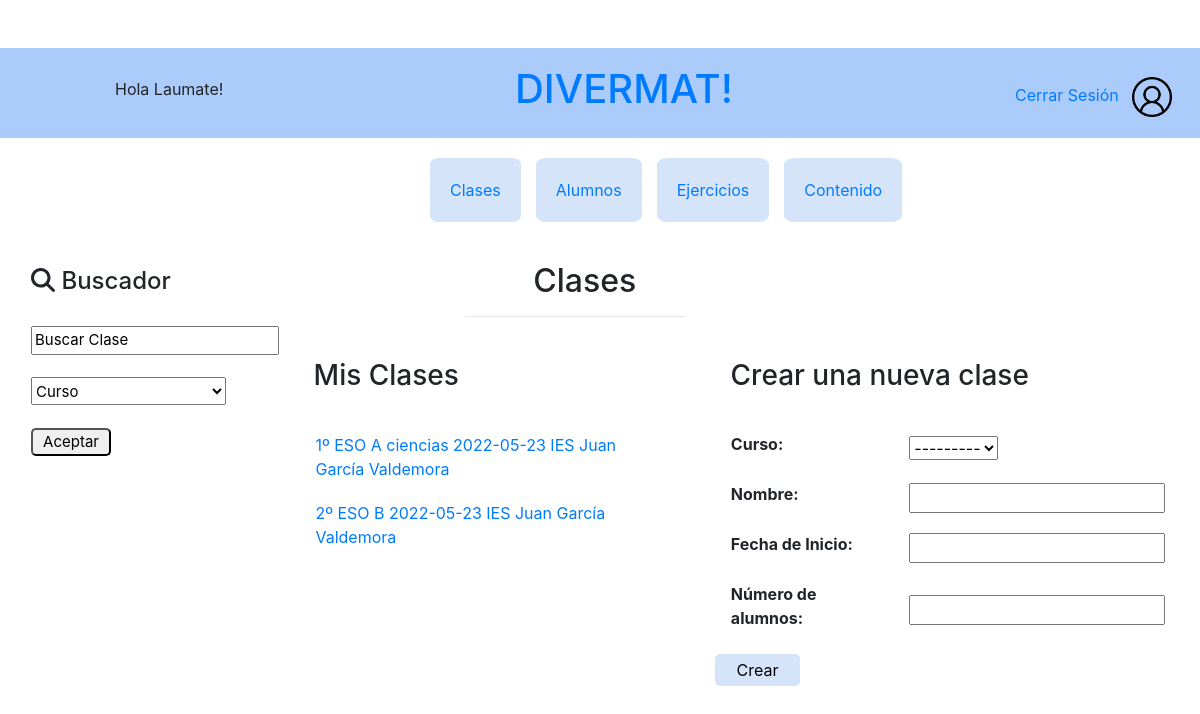
Page /divermat/clases (signed in) on the earlier database version.
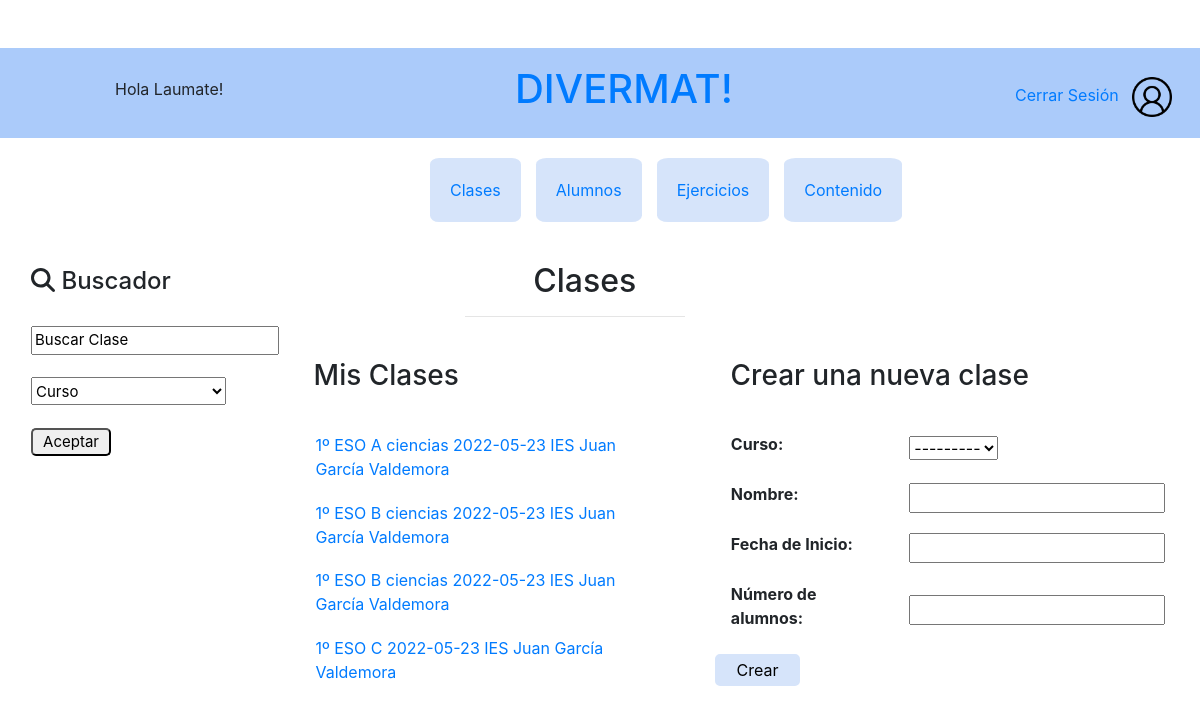
Same page on the later database version.
### divermat/models.py (models this page shows)
class Foto(models.Model):
    perfil = models.BooleanField(max_length=50, default=True)
    foto = models.FileField(upload_to='media/fotos/%y',blank=True,null=False)

class Clase(models.Model):
    curso = models.ForeignKey(Curso, on_delete=models.CASCADE,
                              default=None, null=True) #Hacerlo con choices valores 1 2 3 y 4 e internamente hacer la referencia
    nombre = models.CharField(max_length=15, default=None)
    centro = models.CharField(max_length=150, default=None)
    ano_academico = models.DateField()
    n_alumnos = models.IntegerField(default=None,null=True)
    profesor = models.ForeignKey(Profesor,
                                 on_delete=models.CASCADE,
                                 default=None, null=True)
    ejercicios = models.ManyToManyField(Ejercicio,
                                 default=None)#Lista con un dic que tenga los ids de los ejercicios asignados y lista alum hecho
    class Meta:
        ordering = ('ano_academico','curso', 'nombre', 'centro', )
    def __str__(self):
        return str(self.curso) + "º ESO " + self.nombre + " " + str(self.ano_academico) + " " + self.centro

class Curso(models.Model):
    curso = models.CharField(max_length=1, default=None)
    class Meta:
        ordering = ('curso', )
    def __str__(self):
        return self.curso

### divermat/views.py (the view, shortened to what this page needs)
# urls.py: url(r'clases', views.clases, name='clases'),
@login_required
def clases(request):
    content = {}
    content['fotos'] = Foto.objects.get(perfil=True)
    content['registro'] = False
    profesor = Profesor.objects.get(username=request.user)
    content['profesor'] = True
    content['alumno'] = False
    clasesProf = Clase.objects.filter(profesor=profesor)
    busqueda = request.GET.get('buscar', '')
    filtro = request.GET.get('curso', '')
    content['clases'] = []
    clases = []
    if busqueda and busqueda != "Buscar Clase":
        for c in clasesProf:
            if unidecode(busqueda.lower()) in unidecode(c.nombre.lower()) or unidecode(busqueda.lower()) in unidecode(str(c.centro).lower()):
                clases.append(c)
            elif unidecode(busqueda.lower()) in unidecode(str(c.curso).lower()) or unidecode(busqueda.lower()) in unidecode(str(c.ano_academico).lower()):
                clases.append(c)
    else:
        clases = clasesProf
    if filtro and filtro != "Curso":
        for c in clases:
            if str(c.curso)+"º ESO" == filtro:
                content['clases'].append(c)
    else:
        content['clases'] = clases
    form = NuevaClase(None,None)
    content['form'] = form
    request.method = 'GET'
    return render(request,'divermat/clases.html', context=content,)

### divermat/forms.py
class NuevaClase(forms.ModelForm):
    class Meta:
        model = Clase
        fields = (
            'curso',
            'nombre',
            'ano_academico',
            'n_alumnos',
        )
        labels = {
            'name': ('Nombre'),
            'curso': ('Curso'),
            'ano_academico':('Fecha de Inicio'),
            'n_alumnos':('Número de alumnos'),
        }

### templates/divermat/clases.html (shortened to what this page needs)
{% extends "divermat/base.html" %}
{% block body_block %}
    <div class="row">
        <div class="col-xs-3 col-md-3 col-lg-3 offset-md-3">
            <h2>&nbsp;&nbsp;&nbsp;&nbsp;&nbsp;&nbsp;&nbsp;&nbsp;Clases</h2><hr/>
        </div>
    </div>
    <div class="row">
        <div class="col-xs-5 col-md-5 col-lg-5 offset-md-1">
            <table>
                <thead>
                    <th>
                        <h3>Mis&nbsp;Clases</h3>
                    </th>
                </thead>
            </table>
            <div class="table-wrapper-scroll-y my-custom-scrollbar" style="height: 270px!important;">
                <table>
                    {% for c in clases %}
                    <tr><td><a href="{% url 'clase' c.id %}">{{c}}</a></td></tr>
                    {%endfor%}
                </table>
            </div>
        </div>
        <div class="col-xs-6 col-md-6 col-lg-6">
            <table>
                <thead>
                    <th>
                        <h3>Crear&nbsp;una&nbsp;nueva&nbsp;clase</h3>
                    </th>
                </thead>
            </table>
            <form id="NuevaClase" action="clases" method="POST">
                <table>
                    {{form}}
                </table>
                <input class="boton" type="submit" value="Crear">
            </form>
        </div>
    </div>
{% endblock %}
{% block menu_lateral_block%}
    <div class="lateral">
        <div class ="flex-container">
            <div class="medio">
                <h4><i class="fa-solid fa-magnifying-glass"></i>&nbsp;Buscador</h4><br>
                <form action="clases" method="GET">
                    <div>
                        <input type="text" onfocus="this.value=''" name="buscar" value="Buscar Clase"></br></br>
                        <div>
                            <select name="curso" value="Curso" style="width:195px; height:28px;">
                                <option selected>Curso</option>
                            </select></br></br>
                        </div>
                        <input class="botonLateral" type="submit" value="Aceptar"></input>
                    </div>
                </form>
            </div>
        </div>
    </div>
{% endblock %}

### templates/divermat/base.html (shortened to what this page needs)
<!DOCTYPE html>
{% load static %}
<html>
    <head>
        <link rel="stylesheet" type="text/css" href="{% static 'estilo.css' %}" />
        <link rel="stylesheet" href="https://cdn.jsdelivr.net/npm/bootstrap@4.1.3/dist/css/bootstrap.min.css">
    </head>
    <body class="container-fluid">
        <div class="row" style="background: rgb(171, 203, 250);">
            <div class="col-xs-2 col-md-2 col-lg-2 offset-md-1" style="background: rgb(171, 203, 250);">
                <br>
                {% if user.is_authenticated %}
                    <p>
                        Hola {{user.get_username}}!
                    </p>
                {%else%}
                   <p>Bienvenido!</p>
                {%endif%}
            </div>
            <div class="col-xs-3 col-md-3 col-lg-3 align-self-center offset-md-2 " style="background: rgb(171, 203, 250);">
                <h1><a href="{% url 'index' %}">DIVERMAT!</a></h1>
            </div>
            {% if user.is_authenticated %}
                <div class="col-xs-2 col-md-2 col-lg-2 offset-md-2" style="background: rgb(171, 203, 250);">
                    <br>
                    <p>
                        <a href="{% url 'cerrar_sesion' %}">Cerrar Sesión</a>&nbsp;&nbsp;
                        <a href="{% url 'perfil' %}"><img width=40px height= 40px src="{{fotos.foto.url}}" alt="Mi Perfil"></a>
                    </p>
                </div>
            {% endif %}
        </div>
        <div class="row">
            <div class="col-xs-4 col-sm-4 col-lg-4"></div>
            <div class="col-xs-6 col-sm-6 col-lg-6">
                {% if registro is False%}
                    <div class="menu">
                        <table >
                            {% if profesor is True %}
                                <td>
                                    <a href="{% url 'clases' %}">Clases</a>
                                </td>
                                <td>
                                    <a href="{% url 'alumnos' %}">Alumnos</a>
                                </td>
                                <td>
                                    <a href="{% url 'index' %}">Ejercicios</a>
                                </td>
                                <td>
                                    <a href="{% url 'contenido' %}">Contenido</a>
                                </td>
                            {%endif%}
                        </table>
                    </div>
                {% endif %}
            </div>
            <div class="col-xs-4 col-sm-4 col-lg-4"></div>
        </div>
        <div class="row">
            <div class="col-xs-2 col-sm-2 col-lg-2">
                {% block menu_lateral_block %}
                {% endblock %}
            </div>
            <div class="col-xs-10 col-sm-10 col-lg-10">
                {% block body_block %}
                {% endblock %}
            </div>
        </div>
    </body>
</html>

### divermat/static/estilo.css (style rules this page uses)
.my-custom-scrollbar { position: relative !important; height: 400px !important; overflow: auto !important; }
.table-wrapper-scroll-y { display: block !important; }
thead tr th { position: sticky; top: 0; z-index: 10; background-color: #ffffff; }
* { box-sizing: border-box; }
[class*="col-"] { float: left; padding: 5px; }
.lateral { width: 270px !important; height: 350px !important; font-size: 15px !important; border-radius: 10%; }
.menu { text-align:center !important; }
.menu table td { background: rgb(214, 228, 250) !important; border-radius: 10% !important; border-collapse: unset !important; margin: 10px; padding:20px; width:90px; text-align:center; }
table { border-collapse:unset !important; }
table { table-layout: fixed!important; }
table tr th { width:fit-content !important; }
body { background-color:rgb(255, 255, 255) !important; }
h1 { font-family:"Comic Sans",serif; font-size: 40px; }
.flex-container { display: flex; flex-flow: row wrap; justify-content: space-around; align-items: baseline; margin: auto; }
html, body { height: 100%; margin-top: 4%; }
.medio { margin-top: 10px; margin-left: 10px; }
th { cursor: pointer; }
table { border: none; border-spacing:15px; text-align: left; }
th { padding: 0.2%; text-align: left; }
td { padding: 0.6%; border-spacing: 15px; text-align: left; }
tr { padding: 1%; text-align: left; }
.botonLateral { color: black!important; width: 80px!important; height: 28px!important; border-radius: 5px!important; }
.boton { background-color: rgb(214, 228, 250) !important; color: black !important; border: 3px solid rgb(214, 228, 250) !important; width: 85px !important; height: 32px !important; border-radius: 5px !important; }

Differences in the rows shown:
no longer on this page (row unchanged): Clase: curso+nombre+ano_academico "2º ESO B 2022-05-23 IES Juan García Valdemora"
added Clase: curso+nombre+ano_academico "1º ESO B ciencias 2022-05-23 IES Juan García Valdemora"
added Clase: curso+nombre+ano_academico "1º ESO B ciencias 2022-05-23 IES Juan García Valdemora"
added Clase: curso+nombre+ano_academico "1º ESO C 2022-05-23 IES Juan García Valdemora"
